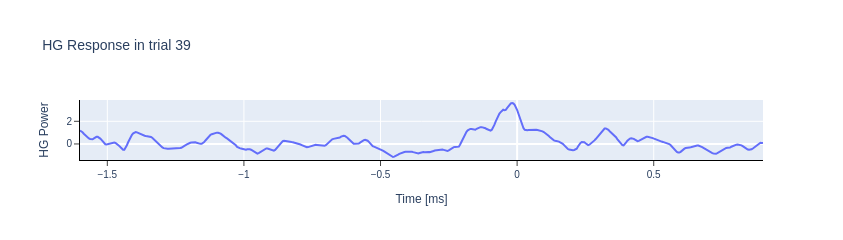

The notebook cell saved with this chart:
### Code cell
mm_to_px = 300 / 25.4
width_px = int(71.454 * mm_to_px)   # = 843
height_px = int(19.52 * mm_to_px)   # = 230

fig = go.Figure()

fig.add_trace(
go.Scatter(
    x=time, y=data_P1[39, 97, :], 
    mode='lines', name=tr
    ))
fig.update_xaxes(title_text="Time [ms]", showline=True, linecolor='black', linewidth=1,
                    ticks='outside', showticklabels=True)
fig.update_yaxes(title_text="HG Power", showline=True, linecolor='black', linewidth=1,
                    ticks='outside', showticklabels=True)
fig.update_layout(
    title=f"HG Response in trial {39}", 
    font=dict(family="Arial", size=10), 
    width=width_px, height= height_px)
fig.write_image(rf"../figures/figure1/neural_trace_tr_39.svg", format='svg', scale=3)
fig.show()

### Figure 1 — Plotly figure (JSON) as saved in the notebook; plotly's stock layout.template omitted (floating-point values rounded to 4 significant figures; data arrays with more than 128 entries replaced by an {"elided": "..."} marker saying what was removed)
{"data": [{"mode": "lines", "name": "110", "type": "scatter", "x": {"elided": "540 float values"}, "y": {"elided": "540 float values"}}], "layout": {"font": {"family": "Arial", "size": 10}, "height": 230, "title": {"text": "HG Response in trial 39"}, "width": 843, "xaxis": {"linecolor": "black", "linewidth": 1, "showline": true, "showticklabels": true, "ticks": "outside", "title": {"text": "Time [ms]"}}, "yaxis": {"linecolor": "black", "linewidth": 1, "showline": true, "showticklabels": true, "ticks": "outside", "title": {"text": "HG Power"}}}}
